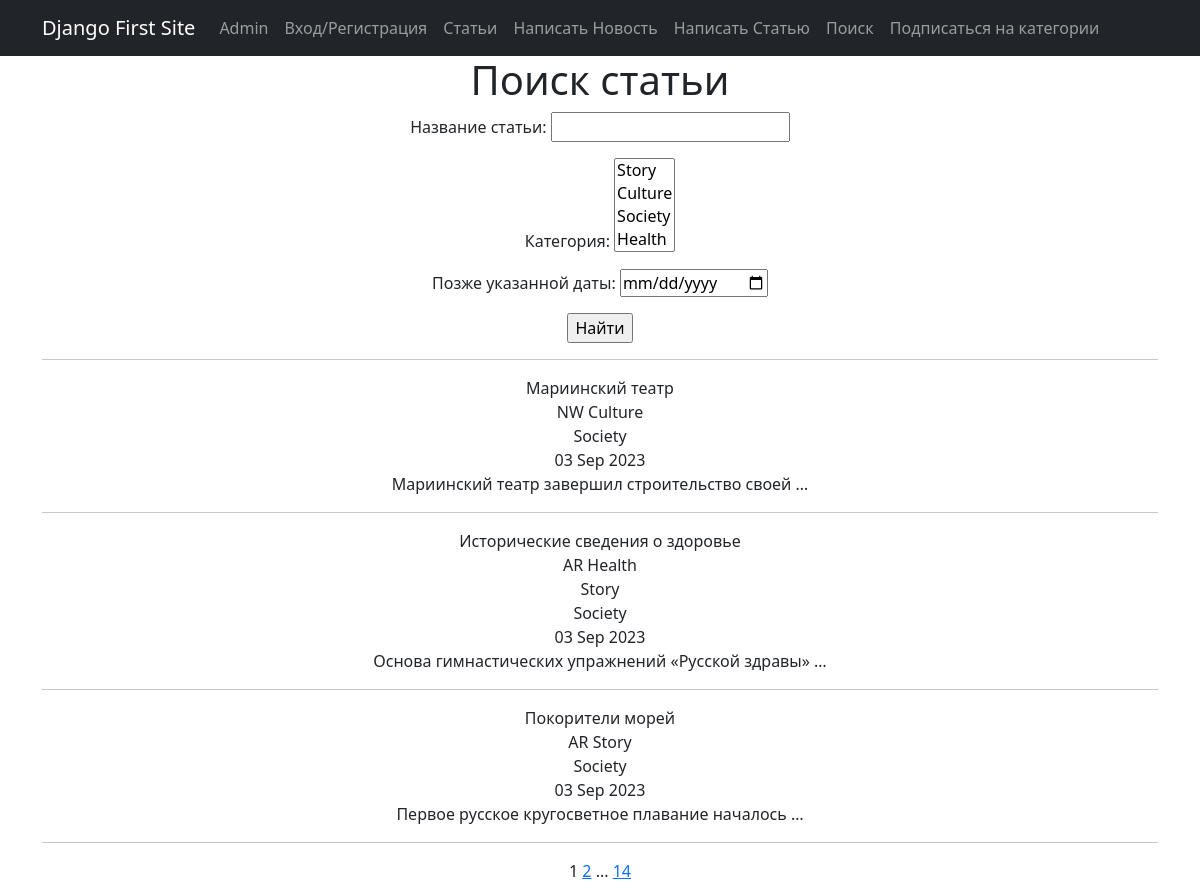
/news/search/ (signed in), run on the app's committed database.
### news/models.py (models this page shows, shortened)
class Post(models.Model):
    news = 'NW'
    article = 'AR'
    CATEGORY_CHOICES = [
        (news, 'Новость'),
        (article, 'Статья')
    ]
    post_author = models.ForeignKey(Author, on_delete=models.CASCADE)
    category_type = models.CharField(max_length=2, choices=CATEGORY_CHOICES,
                                     default=article)
    post_date = models.DateTimeField(auto_now_add=True)
    post_category = models.ManyToManyField(Category, through='PostCategory')
    post_title = models.CharField(max_length=128)
    post_text = models.TextField()
    post_rating = models.SmallIntegerField(default=0)

class Category(models.Model):
    category_name = models.CharField(max_length=64, unique=True)
    subscribers = models.ManyToManyField(User, related_name='categories',
                                         default='')
    def __str__(self):
        return f'{self.category_name}'

### news/views.py (the view)
# urls.py: path('search/', NewsSearch.as_view(), name='news_search'),
class NewsSearch(ListView):
    model = Post
    template_name = 'news_search.html'
    context_object_name = 'news_search'
    paginate_by = 3
    def get_queryset(self):
        queryset = super().get_queryset()
        self.filterset = PostFilter(self.request.GET, queryset)
        return self.filterset.qs
    def get_context_data(self, **kwargs):
        context = super().get_context_data(**kwargs)
        context['filterset'] = self.filterset
        return context

### news/templatetags/custom_tags.py (called while the page is built)
@register.simple_tag(takes_context=True)
def url_replace(context, **kwargs):
    d = context['request'].GET.copy()
    for k, v in kwargs.items():
        d[k] = v
    return d.urlencode()

### news/templates/news/news_search.html (shortened to what this page needs)
{% extends 'flatpages/default.html' %}
{% load custom_tags %}
{% block content %}
<h1>Поиск статьи</h1>
    <form action="" method="get">
        {{ filterset.form.as_p }}
        <input type="submit" value="Найти" />
    </form>
<hr>
{% if news_search|length %}
    {% for post in news_search %}
        {{ post.post_title }}
        <br>
        {{ post.category_type }}
            {% for cat in post.post_category.all %}
                {{ cat.category_name }}
                <br>
            {% endfor %}
        {{ post.post_date|date:'d M Y'}}
        <br>
        {{ post.post_text|truncatewords:5}}
        <hr>
    {% endfor %}
{% else %}
    <h1>Извините на данный момент статей нет</h1>
{% endif %}
{{ page_obj.number }}
{% if page_obj.has_next %}
    <a href="?{% url_replace page=page_obj.next_page_number %}">{{ page_obj.next_page_number }}</a>
    {% if paginator.num_pages != page_obj.next_page_number %}
    ...
    <a href="?{% url_replace page=page_obj.paginator.num_pages %}">{{ page_obj.paginator.num_pages }}</a>
    {% endif %}
{% endif %}
{% endblock content %}

### data on the page
Post: post_title "Мариинский театр", category_type "NW", post_date "03 Sep 2023", post_text "Мариинский театр завершил строительство своей …"
Category: category_name "Culture"
Category: category_name "Society"
Post: post_title "Исторические сведения о здоровье", category_type "AR", post_date "03 Sep 2023", post_text "Основа гимнастических упражнений «Русской здравы» …"
Category: category_name "Health"
Category: category_name "Story"
Post: post_title "Покорители морей", category_type "AR", post_date "03 Sep 2023", post_text "Первое русское кругосветное плавание началось …"

### other printed values
{{ page_obj.number }} "1"
{{ page_obj.next_page_number }} "2"
{{ page_obj.paginator.num_pages }} "14"
